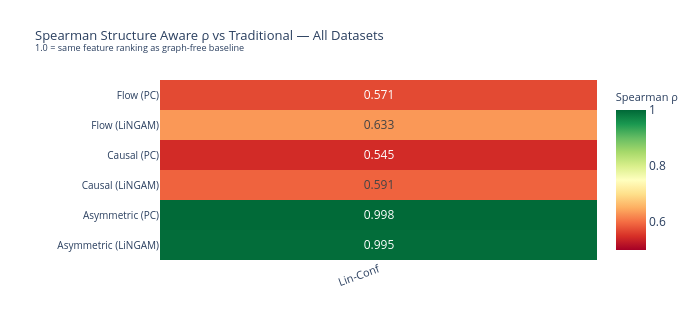

The code cell stored with this chart in its notebook:
### Markdown cell above
## 3. Cross-Dataset Comparison

### 3a — Spearman ρ vs Traditional  
Feature ranking correlation between each causal method and the graph-free Traditional baseline.

### 3b — Top-K Jaccard vs Traditional  
Fraction of the top-K features shared with Traditional's top-K set.

### 3c — True-Parent Precision@K  
Fraction of the top-K features that are true causal parents of Y.

### Code cell
# ── 3a: Spearman ρ heatmap — method×graph rows, dataset columns ──────────────
df_rho = df_metrics[df_metrics["Method"].isin(BASE_METHODS)].drop_duplicates(
    subset=["Dataset", "DatasetFull", "Method", "Graph", "Spearman"]
)[["DatasetFull", "Method", "Graph", "Spearman"]].dropna()
# Take one row per (dataset, method, graph) — Spearman doesn't depend on K
df_rho = df_rho.groupby(["DatasetFull", "Method", "Graph"], as_index=False)["Spearman"].first()

pivot_rho = df_rho.pivot_table(
    index=["Method", "Graph"], columns="DatasetFull", values="Spearman"
)
pivot_rho = pivot_rho[[ds for ds in DATASETS if ds in pivot_rho.columns]]

row_labels = [f"{m} ({g})" for m, g in pivot_rho.index]
col_labels = [DS_LABELS[c] for c in pivot_rho.columns]

fig_rho = go.Figure(go.Heatmap(
    z            = pivot_rho.values,
    x            = col_labels,
    y            = row_labels,
    colorscale   = "RdYlGn",
    zmin=0.5, zmax=1.0,
    text         = [[f"{v:.3f}" for v in row] for row in pivot_rho.values],
    texttemplate = "%{text}",
    textfont     = dict(size=12),
    colorbar     = dict(title=dict(text="Spearman ρ", font=dict(size=11))),
    hovertemplate="<b>%{y}</b> — %{x}<br>ρ = %{z:.3f}<extra></extra>",
))
fig_rho.update_layout(
    title=dict(text="Spearman Structure Aware ρ vs Traditional — All Datasets<br>"
               "<sup>1.0 = same feature ranking as graph-free baseline</sup>",
               font=dict(size=13)),
    height=320, width=700,
    margin=dict(l=160, r=80, t=80, b=60),
    xaxis=dict(tickfont=dict(size=11), tickangle=-20),
    yaxis=dict(tickfont=dict(size=10)),
)
fig_rho.show()

### Figure 1 — Plotly figure (JSON) as saved in the notebook; plotly's stock layout.template omitted (floating-point values rounded to 4 significant figures)
{"data": [{"colorbar": {"title": {"font": {"size": 11}, "text": "Spearman ρ"}}, "colorscale": [[0, "rgb(165,0,38)"], [0.1, "rgb(215,48,39)"], [0.2, "rgb(244,109,67)"], [0.3, "rgb(253,174,97)"], [0.4, "rgb(254,224,139)"], [0.5, "rgb(255,255,191)"], [0.6, "rgb(217,239,139)"], [0.7, "rgb(166,217,106)"], [0.8, "rgb(102,189,99)"], [0.9, "rgb(26,152,80)"], [1, "rgb(0,104,55)"]], "hovertemplate": "<b>%{y}</b> — %{x}<br>ρ = %{z:.3f}<extra></extra>", "text": [["0.995"], ["0.998"], ["0.591"], ["0.545"], ["0.633"], ["0.571"]], "textfont": {"size": 12}, "texttemplate": "%{text}", "type": "heatmap", "x": ["Lin-Conf"], "y": ["Asymmetric (LiNGAM)", "Asymmetric (PC)", "Causal (LiNGAM)", "Causal (PC)", "Flow (LiNGAM)", "Flow (PC)"], "z": [[0.9947], [0.9977], [0.5915], [0.5448], [0.633], [0.571]], "zmax": 1, "zmin": 0.5}], "layout": {"height": 320, "margin": {"b": 60, "l": 160, "r": 80, "t": 80}, "title": {"font": {"size": 13}, "text": "Spearman Structure Aware ρ vs Traditional — All Datasets<br><sup>1.0 = same feature ranking as graph-free baseline</sup>"}, "width": 700, "xaxis": {"tickangle": -20, "tickfont": {"size": 11}}, "yaxis": {"tickfont": {"size": 10}}}}
